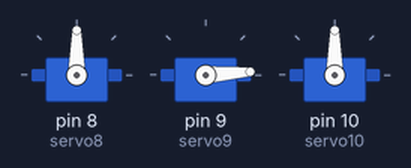
The sketch below on a simulated Arduino Uno, built with avr-gcc and run on an emulated ATmega328P. On the bench: 3 × servo.

Above: at 0.15 s.
At 0.75 s:
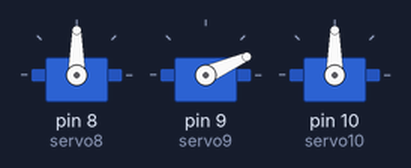
At 1.35 s:
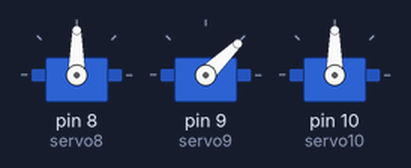
At 2.85 s:
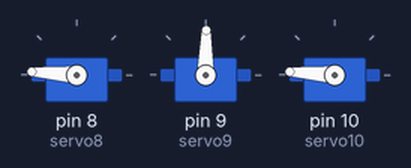
At 4.06 s:
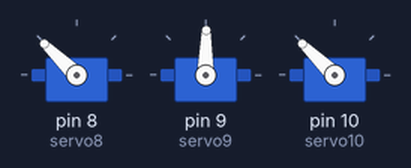
At 5.5 s:
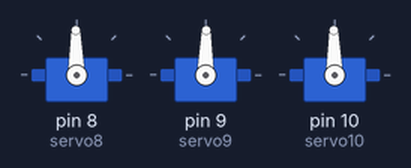
Timing chart, 0 to 7.0 s (numbered marks = the images above):
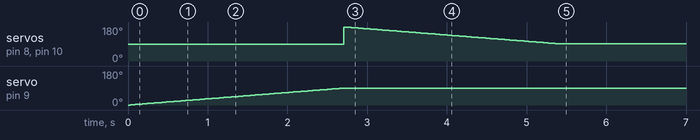

Measured:
- by itself, servo on pin 9 (servo9): moves from 0° to 89° over 2.6 s

The sketch:

unfold.ino
```cpp
#include <Servo.h>

// create servo objects to control servos
Servo servo8;
Servo servo9;
Servo servo10;
bool unfolded = false;

void setup() {
  servo8.attach(8);
  servo9.attach(9);
  servo10.attach(10);
}

void loop() {
  if (! unfolded) {
    for (int step=0; step<90; step++) {
      servo9.write(step);
      delay(30);
    }
    for (int step=180; step>90; step--) {
      servo8.write(step);
      servo10.write(step);
      delay(30);
    }
    unfolded = true;
  }
}
```
